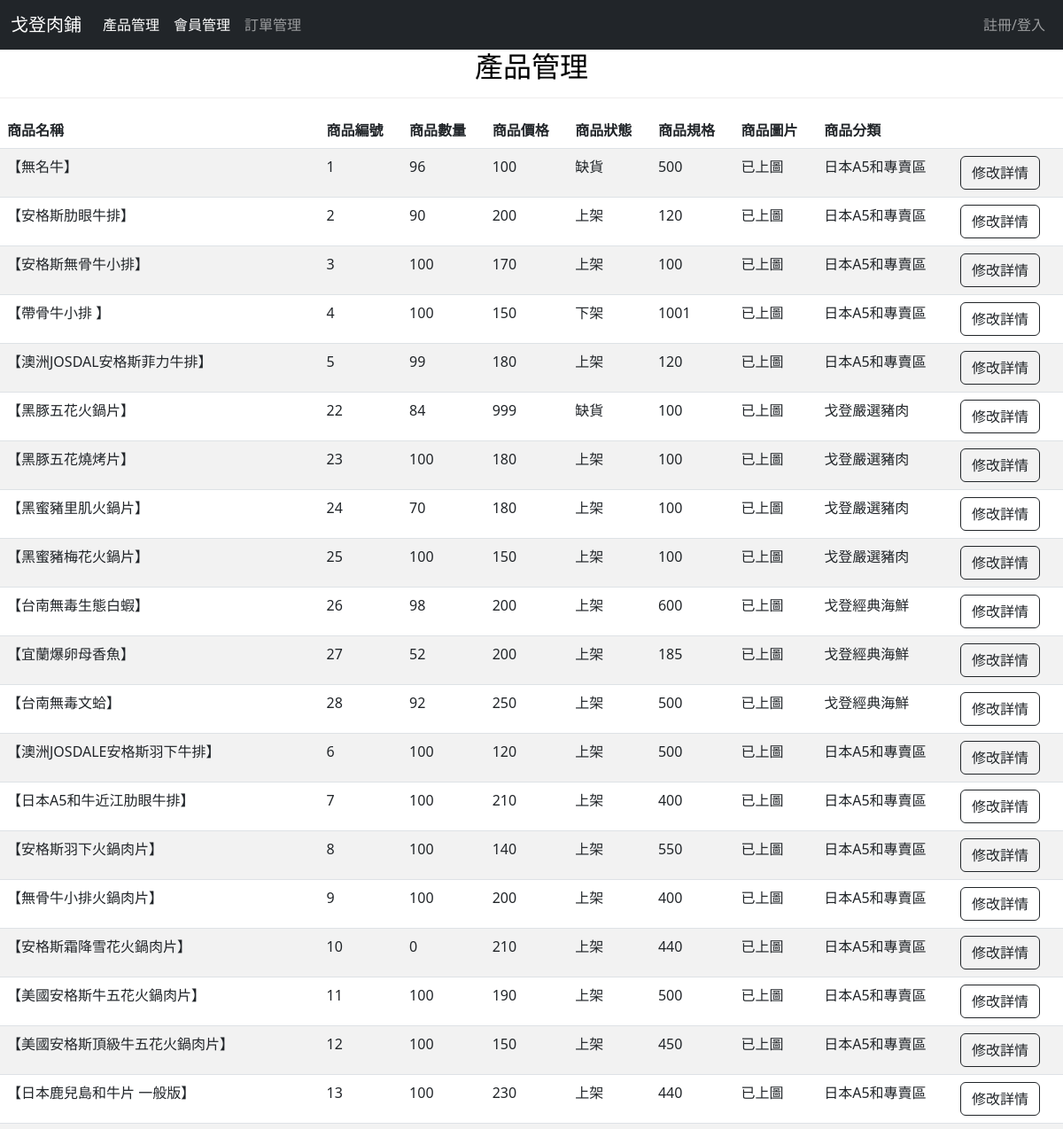
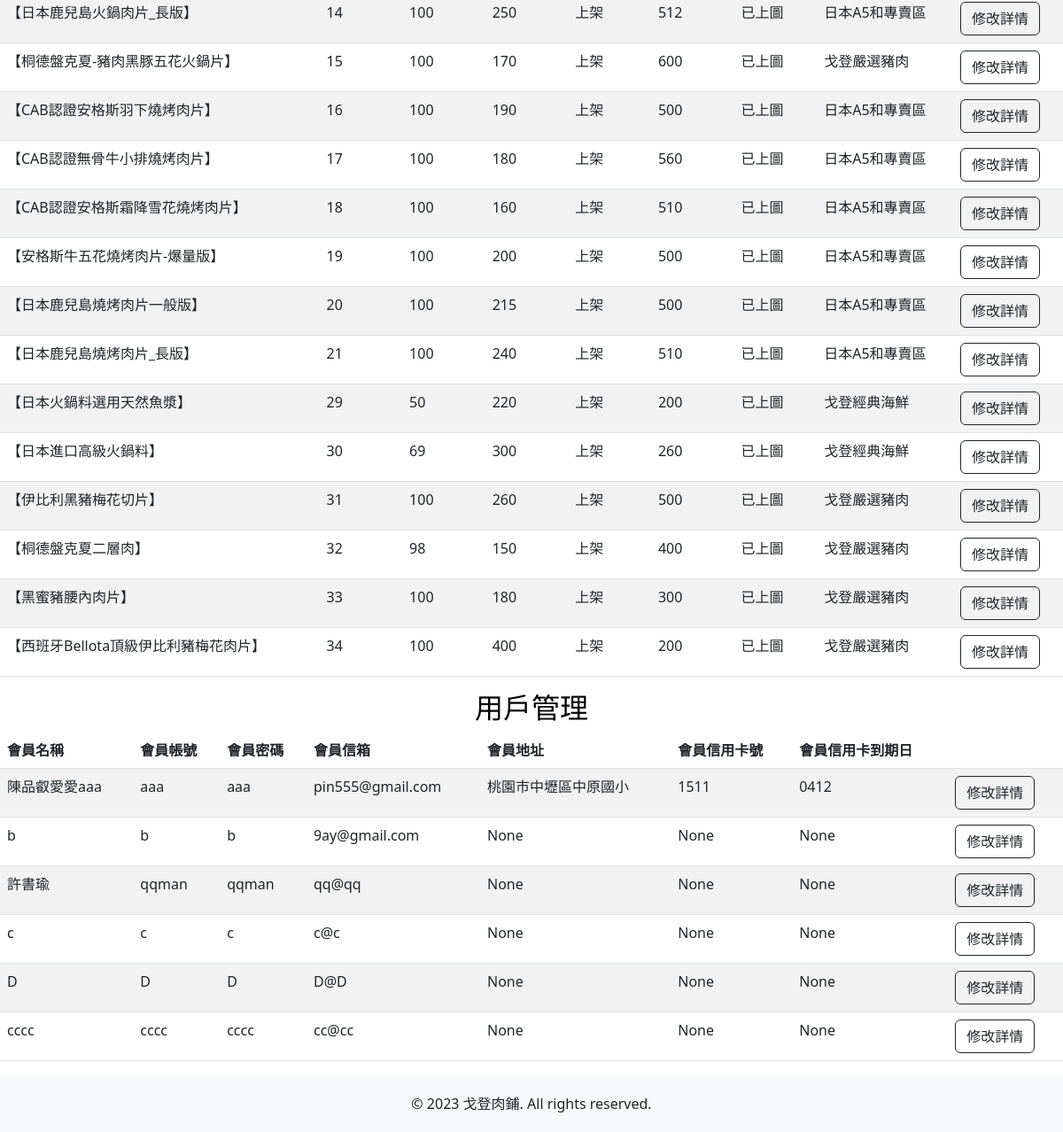
/dashboard/, run on the app's committed database (2 pictures, top to bottom).
### mywebsite/models.py (models this page shows)
class product(models.Model):
    PRODUCT_STATUS_CHOICES = [
        ('IN_STOCK', '上架'),
        ('OUT_OF_STOCK', '下架'),
        ('UNAVAILABLE', '缺貨'),
    ]
    PID = models.CharField('產品編號', max_length=1000, primary_key=True)
    PPrice = models.IntegerField('產品價錢')
    PName = models.CharField('產品名稱', max_length=100)
    PDetail = models.CharField('產品內容', max_length=10000)
    Pspec = models.IntegerField('產品規格',default=0)
    Pnum = models.IntegerField('產品數量',default=0)
    PStatus = models.CharField('產品狀態', max_length=13, choices=PRODUCT_STATUS_CHOICES, default='IN_STOCK')
    PPhoto = models.ImageField('產品圖片', upload_to='product_images/', blank=True, null=True)
    PCategory = models.CharField('產品分類', max_length=20) #也可以用選項

class member(models.Model):
    MID = models.AutoField('會員編號', primary_key=True)
    MName = models.CharField('會員姓名', max_length=20, null=False)
    MPhone = models.CharField('會員電話', max_length=50, null=False)
    MPW = models.CharField('會員密碼', max_length=20, null=False)
    MAccount = models.CharField('會員帳號', max_length=50, null=False)
    MEmail = models.CharField('會員信箱', max_length=100, null=False)
    MAddr = models.CharField('會員地址', max_length=100, null=True)
    MVISA = models.CharField('會員信用卡號', max_length=100, null=True)
    MCK = models.CharField('信用卡到期日', max_length=100, null=True)

### mywebsite/views.py (the view)
# urls.py: path('dashboard/', views.dashboard_view),
def dashboard_view(request):
    d = product.objects.all()
    mem = member.objects.all()
    return render(request, 'dashboard.html', locals())

### templates/dashboard.html (shortened to what this page needs)
<!DOCTYPE html>
<html>
  <head>
    <link href="https://cdn.jsdelivr.net/npm/bootstrap@5.3.0-alpha3/dist/css/bootstrap.min.css" rel="stylesheet">
    {% load static %}
    <link href="{% static 'css/styles.css'%}" rel="stylesheet" />
    <link rel="stylesheet" href="https://use.fontawesome.com/releases/v5.6.3/css/all.css"
>
</head>
<body id="page-top">
    <nav class="navbar navbar-default navbar-expand-lg navbar-dark bg-dark fixed-top">
        <div class="container-fluid">
            <a class="navbar-brand" href="/dashboard" style="color: white;">戈登肉鋪</a>
            <div class="collapse navbar-collapse" id="navbarSupportedContent">
                <ul class="navbar-nav me-auto mb-2 mb-lg-0">
                    <li class="nav-item">
                        <a class="nav-link active" aria-current="page" href="../dashboard/#products">產品管理</a>
                    </li>
                    <li class="nav-item">
                      <a class="nav-link active" aria-current="page" href="../dashboard/#member">會員管理</a>
                    </li>
                    <li class="nav-item">
                        <a class="nav-link" href="../orders_view/">訂單管理</a>
                    </li>
                </ul>
                <ul class="navbar-nav">
                  {% if request.Name %}
                  <li class="nav-item dropdown">
                    <a class="nav-link dropdown-toggle" href="#" id="navbarDropdown" role="button" data-bs-toggle="dropdown" aria-expanded="false">
                        {{ request.Name }} {% if request.is_manager %}(管理员){% endif %}
                        </a>
                        <ul class="dropdown-menu" aria-labelledby="navbarDropdown">
                          <li><a class="dropdown-item" href="{% url 'logout' %}">登出</a></li>
                        </ul>
                    </li>
                    {% else %}
                    <li class="nav-item">
                        <a class="nav-link" href="../login/">註冊/登入</a>
                    </li>
                    {% endif %}
                </ul>
            </div>
          </div>
    </nav>
      <div class="test">
        <div class="color-block h2-with-border">
          <h2 class="tit rounded">產品管理</h2>
        </div>
        <hr>
        <div class="table-responsive">
          <table class="table table-striped table-hover table-custom">
            <thead class="thead-dark">
              <tr class="hover-bg">
                <th>商品名稱</th>
                <th>商品編號</th>
                <th>商品數量</th>
                <th>商品價格</th>
                <th>商品狀態</th>
                <th>商品規格</th>
                <th>商品圖片</th>
                <th>商品分類</th>
                <th></th>
              </tr>
            </thead>
            <tbody>
              {% for detail in d %}
              <tr>
                <form action="/edit_view/" method="POST">
                  <td>{{ detail.PName }}</td>
                  <td>{{ detail.PID }}</td>
                  <td>{{ detail.Pnum }}</td>
                  <td>{{ detail.PPrice }}</td>
                  <td>
                    {% if detail.PStatus == 'IN_STOCK' %}
                      <span class="category">上架</span>
                    {% elif detail.PStatus == 'OUT_OF_STOCK' %}
                      <span class="category">下架</span>
                    {% elif detail.PStatus == 'UNAVAILABLE' %}
                      <span class="category special-cell">缺貨</span>
                    {% endif %}
                  </td>
                  <td>{{ detail.Pspec }}</td>
                  <td>
                    {% if detail.PPhoto %}
                    已上圖
                    {% else %}
                    暫無
                    {% endif %}
                  </td>
                  <td>
                    {% if detail.PCategory == 'beef' %}
                      <span class="category">日本A5和專賣區</span>
                    {% elif detail.PCategory == 'pork' %}
                      <span class="category">戈登嚴選豬肉</span>
                    {% elif detail.PCategory == 'seafood' %}
                      <span class="category">戈登經典海鮮</span>
                    {% endif %}
                  </td>
                  <td>
                    <button type="submit" class="btn btn-outline-dark">修改詳情</button>
                  </td>
                </form>
              </tr>
              {% endfor %}
            </tbody>
          </table>
        </div>
      </div>
      <div id="member">
        <div class="color-block h2-with-border">
          <h2 class="tit rounded">用戶管理</h2>
        </div>
        <div class="table-responsive">
          <table class="table table-striped table-hover table-custom">
            <thead class="thead-dark">
              <tr class="hover-bg">
                <th>會員名稱</th>
                <th>會員帳號</th>
                <th>會員密碼</th>
                <th>會員信箱</th>
                <th>會員地址</th>
                <th>會員信用卡號</th>
                <th>會員信用卡到期日</th>
                <th></th>
              </tr>
            </thead>
            <tbody>
              {% for m in mem %}
              <tr>
                <form action="/m_e_view/" method="POST">
                  <td>{{ m.MName }}</td>
                  <td>{{ m.MAccount }}</td>
                  <td>{{ m.MPW }}</td>
                  <td>{{ m.MEmail }}</td>
                  <td>{{ m.MAddr }}</td>
                  <td>{{ m.MVISA }}</td>
                  <td>{{ m.MCK }}</td>
                  <td>
                    <input type="submit" value="修改詳情" class="btn btn-outline-dark">
                  </td>
                </form>
              </tr>
              {% endfor %}
            </tbody>
          </table>
        </div>
      </div>
    <footer class="footer">
      <div class="container">
        <span>© 2023 戈登肉鋪. All rights reserved.</span>
      </div>
    </footer>
</body>
</html>

### static/css/styles.css (style rules this page uses)
.footer { background-color: #f8f9fa; padding: 20px 0; text-align: center; }

### templates/dashboard.html (style rules this page uses)
.table-custom tbody tr:nth-child(even) { background-color: #f2f2f2; }
.table-custom tbody tr:nth-child(odd) { background-color: #bebdbd; }
hr { border-color: #bebdbd; }
.table-hover tbody tr { transition: 0.5s; }
.tit { color: black; }
.h2-with-border { text-decoration-color: black; display: inline; }
h2 { text-align: center; }

### data on the page
product: PName "【無名牛】", PID "1", Pnum "96", PPrice "100", PStatus "缺貨", Pspec "500", shows "已上圖", PCategory "日本A5和專賣區"
product: PName "【安格斯肋眼牛排】", PID "2", Pnum "90", PPrice "200", PStatus "上架", Pspec "120", shows "已上圖", PCategory "日本A5和專賣區"
product: PName "【安格斯無骨牛小排】", PID "3", Pnum "100", PPrice "170", PStatus "上架", Pspec "100", shows "已上圖", PCategory "日本A5和專賣區"
product: PName "【帶骨牛小排 】", PID "4", Pnum "100", PPrice "150", PStatus "下架", Pspec "1001", shows "已上圖", PCategory "日本A5和專賣區"
product: PName "【澳洲JOSDAL安格斯菲力牛排】", PID "5", Pnum "99", PPrice "180", PStatus "上架", Pspec "120", shows "已上圖", PCategory "日本A5和專賣區"
product: PName "【黑豚五花火鍋片】", PID "22", Pnum "84", PPrice "999", PStatus "缺貨", Pspec "100", shows "已上圖", PCategory "戈登嚴選豬肉"
product: PName "【黑豚五花燒烤片】", PID "23", Pnum "100", PPrice "180", PStatus "上架", Pspec "100", shows "已上圖", PCategory "戈登嚴選豬肉"
product: PName "【黑蜜豬里肌火鍋片】", PID "24", Pnum "70", PPrice "180", PStatus "上架", Pspec "100", shows "已上圖", PCategory "戈登嚴選豬肉"
product: PName "【黑蜜豬梅花火鍋片】", PID "25", Pnum "100", PPrice "150", PStatus "上架", Pspec "100", shows "已上圖", PCategory "戈登嚴選豬肉"
product: PName "【台南無毒生態白蝦】", PID "26", Pnum "98", PPrice "200", PStatus "上架", Pspec "600", shows "已上圖", PCategory "戈登經典海鮮"
product: PName "【宜蘭爆卵母香魚】", PID "27", Pnum "52", PPrice "200", PStatus "上架", Pspec "185", shows "已上圖", PCategory "戈登經典海鮮"
product: PName "【台南無毒文蛤】", PID "28", Pnum "92", PPrice "250", PStatus "上架", Pspec "500", shows "已上圖", PCategory "戈登經典海鮮"
product: PName "【澳洲JOSDALE安格斯羽下牛排】", PID "6", Pnum "100", PPrice "120", PStatus "上架", Pspec "500", shows "已上圖", PCategory "日本A5和專賣區"
product: PName "【日本A5和牛近江肋眼牛排】", PID "7", Pnum "100", PPrice "210", PStatus "上架", Pspec "400", shows "已上圖", PCategory "日本A5和專賣區"
product: PName "【安格斯羽下火鍋肉片】", PID "8", Pnum "100", PPrice "140", PStatus "上架", Pspec "550", shows "已上圖", PCategory "日本A5和專賣區"
product: PName "【無骨牛小排火鍋肉片】", PID "9", Pnum "100", PPrice "200", PStatus "上架", Pspec "400", shows "已上圖", PCategory "日本A5和專賣區"
product: PName "【安格斯霜降雪花火鍋肉片】", PID "10", Pnum "0", PPrice "210", PStatus "上架", Pspec "440", shows "已上圖", PCategory "日本A5和專賣區"
product: PName "【美國安格斯牛五花火鍋肉片】", PID "11", Pnum "100", PPrice "190", PStatus "上架", Pspec "500", shows "已上圖", PCategory "日本A5和專賣區"
product: PName "【美國安格斯頂級牛五花火鍋肉片】", PID "12", Pnum "100", PPrice "150", PStatus "上架", Pspec "450", shows "已上圖", PCategory "日本A5和專賣區"
product: PName "【日本鹿兒島和牛片 一般版】", PID "13", Pnum "100", PPrice "230", PStatus "上架", Pspec "440", shows "已上圖", PCategory "日本A5和專賣區"
product: PName "【日本鹿兒島火鍋肉片_長版】", PID "14", Pnum "100", PPrice "250", PStatus "上架", Pspec "512", shows "已上圖", PCategory "日本A5和專賣區"
product: PName "【桐德盤克夏-豬肉黑豚五花火鍋片】", PID "15", Pnum "100", PPrice "170", PStatus "上架", Pspec "600", shows "已上圖", PCategory "戈登嚴選豬肉"
product: PName "【CAB認證安格斯羽下燒烤肉片】", PID "16", Pnum "100", PPrice "190", PStatus "上架", Pspec "500", shows "已上圖", PCategory "日本A5和專賣區"
product: PName "【CAB認證無骨牛小排燒烤肉片】", PID "17", Pnum "100", PPrice "180", PStatus "上架", Pspec "560", shows "已上圖", PCategory "日本A5和專賣區"
product: PName "【CAB認證安格斯霜降雪花燒烤肉片】", PID "18", Pnum "100", PPrice "160", PStatus "上架", Pspec "510", shows "已上圖", PCategory "日本A5和專賣區"
product: PName "【安格斯牛五花燒烤肉片-爆量版】", PID "19", Pnum "100", PPrice "200", PStatus "上架", Pspec "500", shows "已上圖", PCategory "日本A5和專賣區"
product: PName "【日本鹿兒島燒烤肉片一般版】", PID "20", Pnum "100", PPrice "215", PStatus "上架", Pspec "500", shows "已上圖", PCategory "日本A5和專賣區"
product: PName "【日本鹿兒島燒烤肉片_長版】", PID "21", Pnum "100", PPrice "240", PStatus "上架", Pspec "510", shows "已上圖", PCategory "日本A5和專賣區"
product: PName "【日本火鍋料選用天然魚漿】", PID "29", Pnum "50", PPrice "220", PStatus "上架", Pspec "200", shows "已上圖", PCategory "戈登經典海鮮"
product: PName "【日本進口高級火鍋料】", PID "30", Pnum "69", PPrice "300", PStatus "上架", Pspec "260", shows "已上圖", PCategory "戈登經典海鮮"
product: PName "【伊比利黑豬梅花切片】", PID "31", Pnum "100", PPrice "260", PStatus "上架", Pspec "500", shows "已上圖", PCategory "戈登嚴選豬肉"
product: PName "【桐德盤克夏二層肉】", PID "32", Pnum "98", PPrice "150", PStatus "上架", Pspec "400", shows "已上圖", PCategory "戈登嚴選豬肉"
product: PName "【黑蜜豬腰內肉片】", PID "33", Pnum "100", PPrice "180", PStatus "上架", Pspec "300", shows "已上圖", PCategory "戈登嚴選豬肉"
product: PName "【西班牙Bellota頂級伊比利豬梅花肉片】", PID "34", Pnum "100", PPrice "400", PStatus "上架", Pspec "200", shows "已上圖", PCategory "戈登嚴選豬肉"
member: MName "陳品叡愛愛aaa", MAccount "aaa", MPW "aaa", MEmail "pin555@gmail.com", MAddr "桃園市中壢區中原國小", MVISA "1511", MCK "0412"
member: MName "b", MAccount "b", MPW "b", MEmail "9ay@gmail.com", MAddr "None", MVISA "None", MCK "None"
member: MName "許書瑜", MAccount "qqman", MPW "qqman", MEmail "qq@qq", MAddr "None", MVISA "None", MCK "None"
member: MName "c", MAccount "c", MPW "c", MEmail "c@c", MAddr "None", MVISA "None", MCK "None"
member: MName "D", MAccount "D", MPW "D", MEmail "D@D", MAddr "None", MVISA "None", MCK "None"
member: MName "cccc", MAccount "cccc", MPW "cccc", MEmail "cc@cc", MAddr "None", MVISA "None", MCK "None"
